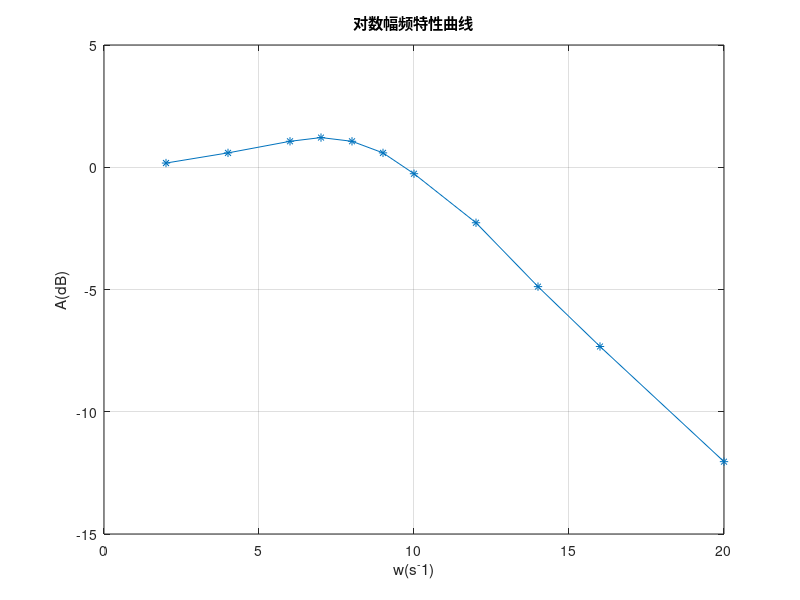

The MATLAB script that drew this image:
clc,clear,close all;
x =[2,4,6,7,8,9,10,12,14,16,20];
y =[1.02,1.07,1.13,1.15,1.13,1.07,0.97,0.77,0.57,0.43,0.25];
y =20*log10(y);
semilogx(x,y);
plot(x,y,'-*'),xlabel('w(s^-1)'),ylabel('A(dB)');title('对数幅频特性曲线')
grid on